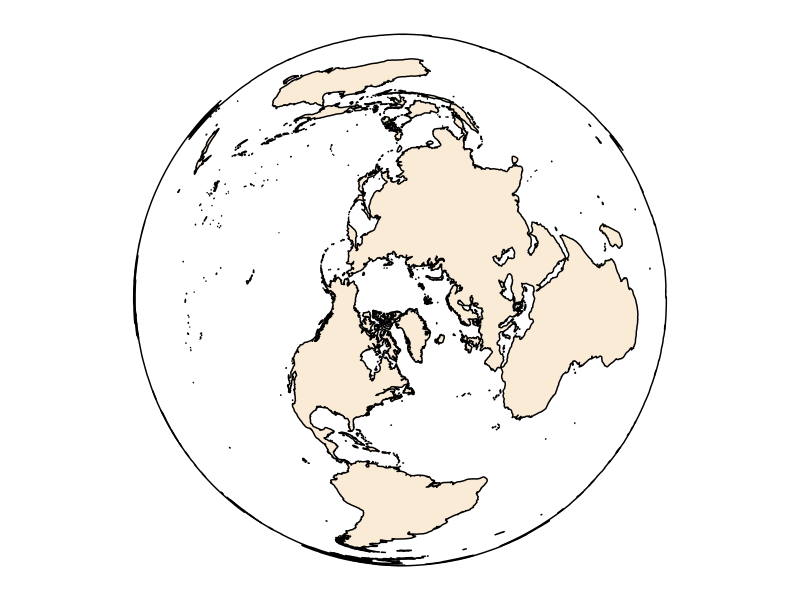
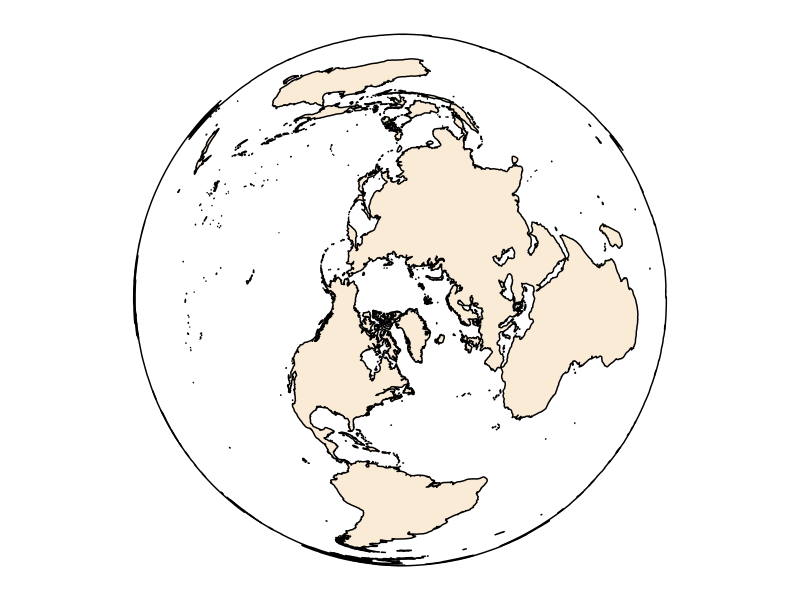

Recreate these plots in R, in order.
library(ggplot2)
library(sf)
library("rnaturalearth")
library("rnaturalearthdata")

world <- ne_countries(scale = "medium", returnclass = "sf")
world2 = subset(world, continent != "Antarctica")
#world
coast <- ne_coastline(scale = "medium", returnclass = "sf")
bb    <- ne_download(type = "wgs84_bounding_box", category = "physical",
                  returnclass = "sf")
#coast2 = subset(coast, continent != "Antarctica")

p = ggplot() 
#p = p + geom_sf(data = bb, col = "grey20", fill = "transparent")
p = p + geom_sf(data = world2, size=0, colour="antiquewhite",fill="antiquewhite")
p = p + geom_sf(data=coast, colour="black", size=0.3)
#p = p + coord_sf(crs = "+proj=laea +lat_0=89 +lon_0=300 +x_0=4321000 +y_0=3210000 +ellps=GRS80 +units=m +no_defs ")
p = p + coord_sf(crs = "+proj=laea +lat_0=89 +lon_0=300 +x_0=4321000 +y_0=3210000 +ellps=GRS80 +units=m +no_defs ")
p = p + theme_minimal()
p = p + theme(axis.text = element_blank())
p = p + theme(panel.grid.major = element_line(colour = 'transparent'))
p

fp = "/Users/mlandis/projects/vib_div/"
plot_fn = paste(fp, "code/plot/fig1_vib_map.pdf", sep="")


pdf(plot_fn, height=7, width=7)
print(p)
dev.off()
